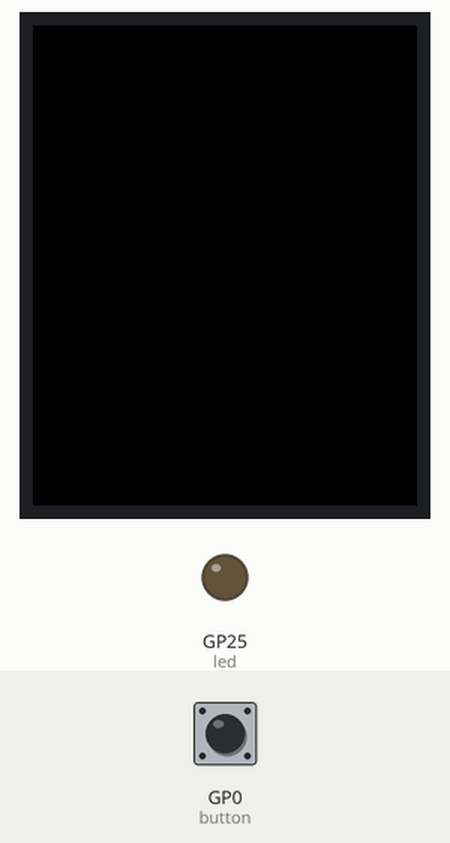
Recording of a program running on a simulated Raspberry Pi Pico running MicroPython. Shown: 128×160 colour display, output pins drawn as LEDs (lit = HIGH). Inputs (shaded band) come from the test bench; at power-on: GP0 (button) HIGH. What the program prints to the serial console is not drawn.

Above: at 1.5 s.
1.6 s: GP0 (button) pulled LOW for 0.15 s
At 1.67 s:
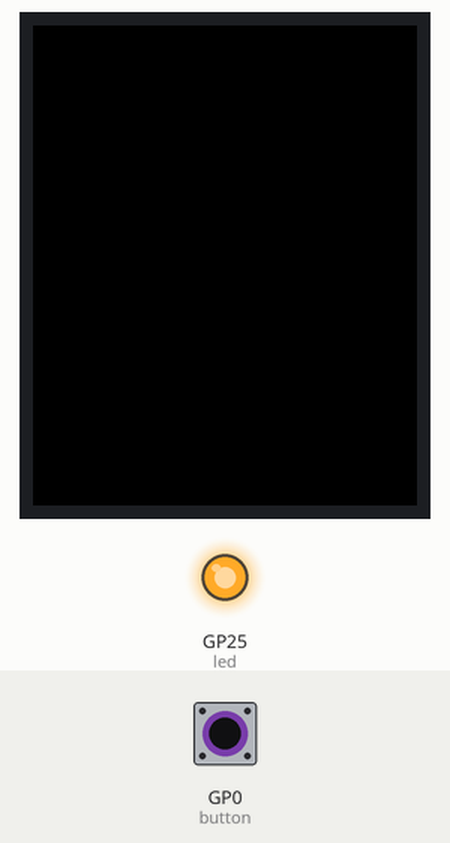
3.2 s: GP0 (button) pulled LOW for 3.2 s
At 7.2 s:
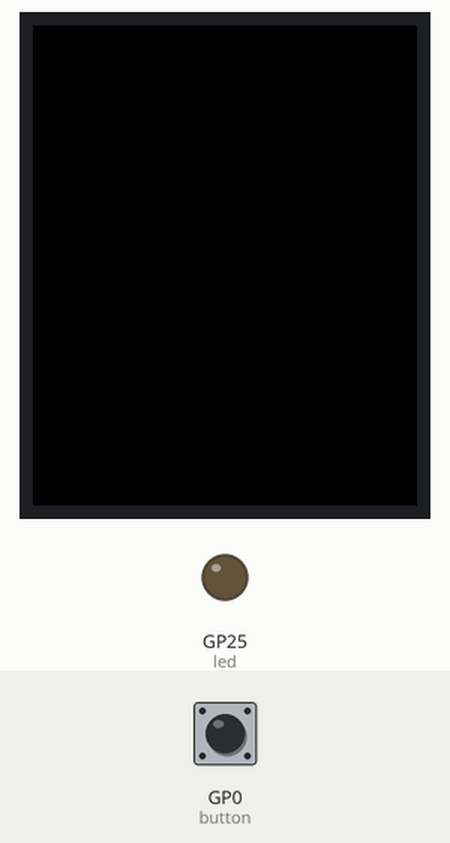
Timing chart, 0 to 8.7 s (numbered marks = the images above; inputs shaded):
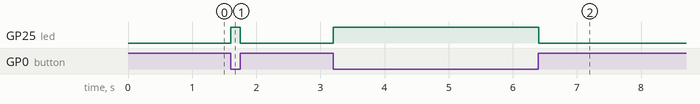

The program:

button.py
```python
from ST7735 import TFT
from machine import SPI, Pin, Timer
import time
import math

spi = SPI(
    1,
    baudrate=20000000,
    polarity=0,
    phase=0,
    sck=Pin(10),
    mosi=Pin(11),
    miso=None
)

tft = TFT(spi,16,17,18)
tft.initr()
tft.rgb(True)

led = Pin(25, Pin.OUT)
button = Pin(0, Pin.IN, Pin.PULL_UP)


led.value(0)

def checkButton():
    if not button.value():
        led.value(1)
    else:
        led.value(0)

tim = Timer(period=5, mode=Timer.PERIODIC, callback=lambda t:checkButton())


print("running")
```

Measured:
- after the input at 1.6 s, GP25 (led): LOW → HIGH at once, → LOW 0.15 s later
- after the input at 3.2 s, GP25 (led): LOW → HIGH at once, → LOW 3.2 s later
